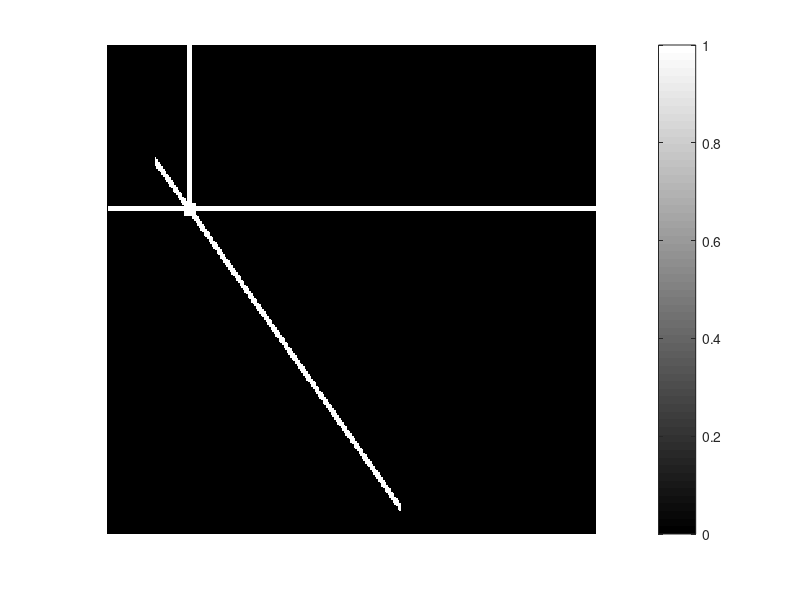

This figure's MATLAB source: (Note: this script raises an error after producing the figure.)
close all
clear
clc

f =3 ;
slope =sqrt(2);

% Creating a fake microstructure in 2D
if f==1
    fake = zeros(30,30);

    fake(20:22,1:end) = 1;
    fake(1:20,20:22) = 1;
    fake(23:25,18:24) =1;
    fake(18:20,18:24) = 1;
    imshow(fake);
    colorbar;

% Fake microstructure 2
elseif f==2
    normalize = @(A)( A-min(A(:)) ) ./ ( max(A(:)) - min(A(:)) );

    fake = zeros(300,300,'uint8');
    x = linspace(30,180,10000);  %# x values at a higher resolution
    y = 30+sqrt(2)*x;
    index = sub2ind(size(fake),round(y),round(x));  %# Indices of the line
    fake(index) = 255; 
    x = linspace(30,180,10000);  %# x values at a higher resolution
    y = 31+sqrt(2)*x;
    index = sub2ind(size(fake),round(y),round(x));  %# Indices of the line
    fake(index) = 255;%# Set the values to the max value of 255 for uint8


    x = linspace(30,180,10000);  %# x values at a higher resolution
    y = 29+sqrt(2)*x;
    index = sub2ind(size(fake),round(y),round(x));  %# Indices of the line
    fake(index) = 255;
    y = 28+sqrt(2)*x;
    index = sub2ind(size(fake),round(y),round(x));  %# Indices of the line
    fake(index) = 255;
    y = 31+sqrt(2)*x;
    index = sub2ind(size(fake),round(y),round(x));  %# Indices of the line
    fake(index) = 255;
    fake = double(normalize(fake));
    imshow(fake);
    colorbar;

   

% Fake microstructure 3
elseif f==3
    normalize = @(A)( A-min(A(:)) ) ./ ( max(A(:)) - min(A(:)) );
    fake = zeros(300,300,'uint8');
    x = linspace(30,180,10000);  %# x values at a higher resolution
    y = 30+slope*x;
    index = sub2ind(size(fake),round(y),round(x));  %# Indices of the line
    fake(index) = 255; 
    x = linspace(30,180,10000);  %# x values at a higher resolution
    y = 31+slope*x;
    index = sub2ind(size(fake),round(y),round(x));  %# Indices of the line
    fake(index) = 255;%# Set the values to the max value of 255 for uint8


    x = linspace(30,180,10000);  %# x values at a higher resolution
    y = 29+slope*x;
    index = sub2ind(size(fake),round(y),round(x));  %# Indices of the line
    fake(index) = 255;
    y = 28+slope*x;
    index = sub2ind(size(fake),round(y),round(x));  %# Indices of the line
    fake(index) = 255;
    y = 31+slope*x;
    index = sub2ind(size(fake),round(y),round(x));  %# Indices of the line
    fake(index) = 255;
    fake = double(normalize(fake));

    fake(100:102,1:end) = 1;
    fake(1:100,50:52) = 1;
    fake(103:105,48:54) =1;
    fake(98:100,48:54) = 1;

    imshow(fake);
    colorbar;

     
elseif f==4
    normalize = @(A)( A-min(A(:)) ) ./ ( max(A(:)) - min(A(:)) );
    load _data/SegSample2P2.mat
    fake = normalize(I(:,:,100));
    imshow(fake);
end




%% Isolating straight sections
% Run smaller window over image
[x, y] = size(fake);
new = NaN(x,y);
wind = 30; % Window size
i =wind;%108;
n= 1;
while i <= x%118
    j=wind;%90;
    while j<=y%100
        % Determine the white region in the window
        region = fake(i-wind+1:i,j-wind+1:j);
%         figure
%         imshow(region);
%         colorbar;
        % Determine the orientation and centroid of the white section in the window
        % assuming the possibility of unconnected sections in window
        % misses the edges without some sort of periodicity some extra
        % pixels found
        bw = bwlabel(region);
        lb = 1;
        while lb <= max(bw(:))
            reg = bw==lb;
            [row, col] = find(reg);
            row = row + i-wind;
            col = col + j-wind;
            cent(1) = sum(row)/sum(sum(reg));
            cent(2) = sum(col)/sum(sum(reg));
%             [V,D] = eigs(double(reg),3);
%             if V(:,1)~= V(:,2) & V(:,1)~= -V(:,2) 
%                 or = V(1:2,1);
%                 g=1;
%                 while g<=size(row)
%                 new2(row(g),col(g)) = norm(V(:,1));
%                 g=g+1;
%                 end
%             end
            [row2, col2] = find(reg(:,floor(cent(2))-j+wind));
            dX = max(row2) - min(row2);
            X = reg(:,floor(cent(2)-j +wind));
            sdx = std(X);
            sdy = std(reg(floor(cent(1)-i + wind),:));
            [row2, col2] = find(reg(floor(cent(1))- i+wind,:));
            dY = max(col2) - min(col2);
            rem.vec(n,:) = [sdx, sdy]/(sqrt(sdx^2+sdy^2));
            rem.centroid(n,:) = cent;
            rem.theta(n,:) = atan(rem.vec(n,2)/rem.vec(n,1));
            e = sqrt(1-((min(sdx,sdy))^2/(max(sdx,sdy)^2)));
            % if has an orientation add it to the seperated matrix
            g=1;
            while g<=size(row)
                new(row(g),col(g)) = 180*atan(rem.vec(n,2)/rem.vec(n,1))/pi();
                new2(row(g),col(g)) = e;
                g=g+1;
            end
            lb =lb+1;
            n= n+1;
        end
        j=j+1;
    end
    i=i+1;
end
%%
figure
pcolor((new));
colorbar
new3 = new2.*255;
figure
pcolor((new2).*255);
grid off
axis off
colorbar

%%
range =10;
new3 = NaN(size(new));
sz = range;
while sz <=max(new(:))+10
    
    new2 = new>=sz-range & new<=sz;
    bw = bwlabel(new2);
    b=1;
    while b<= max(bw(:))
    %     figure
    %     imshow(bw==b);
        if sum(sum(bw==b)) > 10
           [rows, cols] =find(bw==b);
           g=1;
           size(rows);
           while g<=max(size(rows))
           new3(rows(g),cols(g)) = 1;
           g=g+1;
           end
        end

        b=b+1;
    end
    sz = sz +range;
end

figure
imshow(new3);
% figure
% imshow(new>=0 & new <=20);
% colorbar
% 
% figure
% imshow(new>20 & new <=40);
% 
% figure
% imshow(new>=40 & new <=60);
% 
% figure
% imshow(new>=60 & new <=80);
% 
% figure
% imshow(new >80);

